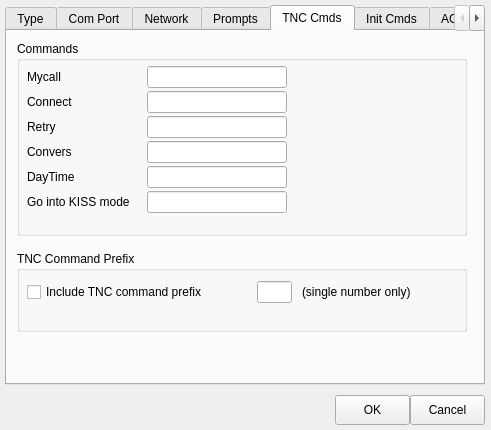
<?xml version="1.0" encoding="UTF-8"?>
<ui version="4.0">
 <class>InterfaceDialogClass</class>
 <widget class="QDialog" name="InterfaceDialogClass">
  <property name="geometry">
   <rect>
    <x>0</x>
    <y>0</y>
    <width>491</width>
    <height>430</height>
   </rect>
  </property>
  <property name="windowTitle">
   <string>InterfaceDialog</string>
  </property>
  <widget class="QTabWidget" name="tabWidget">
   <property name="geometry">
    <rect>
     <x>5</x>
     <y>5</y>
     <width>480</width>
     <height>380</height>
    </rect>
   </property>
   <property name="currentIndex">
    <number>4</number>
   </property>
   <widget class="QWidget" name="tab">
    <attribute name="title">
     <string>Type</string>
    </attribute>
    <widget class="QGroupBox" name="groupBox">
     <property name="geometry">
      <rect>
       <x>10</x>
       <y>10</y>
       <width>375</width>
       <height>120</height>
      </rect>
     </property>
     <property name="title">
      <string>Choose a Name</string>
     </property>
     <widget class="QLabel" name="label_18">
      <property name="geometry">
       <rect>
        <x>15</x>
        <y>30</y>
        <width>100</width>
        <height>16</height>
       </rect>
      </property>
      <property name="text">
       <string>IF name</string>
      </property>
     </widget>
     <widget class="QComboBox" name="cInterfaceName">
      <property name="geometry">
       <rect>
        <x>110</x>
        <y>25</y>
        <width>250</width>
        <height>24</height>
       </rect>
      </property>
     </widget>
     <widget class="QLabel" name="label_19">
      <property name="geometry">
       <rect>
        <x>15</x>
        <y>60</y>
        <width>100</width>
        <height>16</height>
       </rect>
      </property>
      <property name="text">
       <string>Description</string>
      </property>
     </widget>
     <widget class="QPlainTextEdit" name="cDescription">
      <property name="geometry">
       <rect>
        <x>110</x>
        <y>60</y>
        <width>250</width>
        <height>55</height>
       </rect>
      </property>
     </widget>
    </widget>
    <widget class="QPushButton" name="cDelete">
     <property name="geometry">
      <rect>
       <x>395</x>
       <y>155</y>
       <width>75</width>
       <height>30</height>
      </rect>
     </property>
     <property name="text">
      <string>Delete</string>
     </property>
    </widget>
    <widget class="QPushButton" name="cCopy">
     <property name="geometry">
      <rect>
       <x>395</x>
       <y>125</y>
       <width>75</width>
       <height>30</height>
      </rect>
     </property>
     <property name="text">
      <string>Copy</string>
     </property>
    </widget>
    <widget class="QPushButton" name="cNew">
     <property name="geometry">
      <rect>
       <x>395</x>
       <y>95</y>
       <width>75</width>
       <height>30</height>
      </rect>
     </property>
     <property name="text">
      <string>New</string>
     </property>
    </widget>
    <widget class="QGroupBox" name="groupBox_9">
     <property name="geometry">
      <rect>
       <x>10</x>
       <y>130</y>
       <width>375</width>
       <height>110</height>
      </rect>
     </property>
     <property name="title">
      <string>TNS Type</string>
     </property>
     <widget class="QRadioButton" name="cTypeTapr">
      <property name="geometry">
       <rect>
        <x>15</x>
        <y>30</y>
        <width>92</width>
        <height>20</height>
       </rect>
      </property>
      <property name="text">
       <string>TAPR</string>
      </property>
     </widget>
     <widget class="QRadioButton" name="cTypeKiss">
      <property name="geometry">
       <rect>
        <x>15</x>
        <y>55</y>
        <width>92</width>
        <height>20</height>
       </rect>
      </property>
      <property name="text">
       <string>KISS</string>
      </property>
     </widget>
     <widget class="QRadioButton" name="cTypeOther">
      <property name="geometry">
       <rect>
        <x>15</x>
        <y>80</y>
        <width>92</width>
        <height>20</height>
       </rect>
      </property>
      <property name="text">
       <string>Other</string>
      </property>
     </widget>
    </widget>
    <widget class="QGroupBox" name="groupBox_10">
     <property name="geometry">
      <rect>
       <x>10</x>
       <y>240</y>
       <width>375</width>
       <height>110</height>
      </rect>
     </property>
     <property name="title">
      <string>Connection Type</string>
     </property>
     <widget class="QRadioButton" name="cConnectionSerial">
      <property name="geometry">
       <rect>
        <x>15</x>
        <y>30</y>
        <width>200</width>
        <height>20</height>
       </rect>
      </property>
      <property name="text">
       <string>Serial (RS-232 / COM port)</string>
      </property>
     </widget>
     <widget class="QRadioButton" name="cConnectionNetwork">
      <property name="geometry">
       <rect>
        <x>15</x>
        <y>55</y>
        <width>200</width>
        <height>20</height>
       </rect>
      </property>
      <property name="text">
       <string>Network (TCP-IP/UDP)</string>
      </property>
     </widget>
    </widget>
   </widget>
   <widget class="QWidget" name="tab_5">
    <attribute name="title">
     <string>Com Port</string>
    </attribute>
    <widget class="QGroupBox" name="groupBox_5">
     <property name="geometry">
      <rect>
       <x>10</x>
       <y>10</y>
       <width>450</width>
       <height>196</height>
      </rect>
     </property>
     <property name="title">
      <string>Comm Port Settings</string>
     </property>
     <widget class="QComboBox" name="cStopBits">
      <property name="geometry">
       <rect>
        <x>110</x>
        <y>125</y>
        <width>90</width>
        <height>24</height>
       </rect>
      </property>
      <item>
       <property name="text">
        <string>1</string>
       </property>
      </item>
      <item>
       <property name="text">
        <string>1.5</string>
       </property>
      </item>
      <item>
       <property name="text">
        <string>2</string>
       </property>
      </item>
     </widget>
     <widget class="QComboBox" name="cComPort">
      <property name="geometry">
       <rect>
        <x>110</x>
        <y>25</y>
        <width>325</width>
        <height>24</height>
       </rect>
      </property>
     </widget>
     <widget class="QLabel" name="label_15">
      <property name="geometry">
       <rect>
        <x>15</x>
        <y>80</y>
        <width>90</width>
        <height>16</height>
       </rect>
      </property>
      <property name="text">
       <string>Parity</string>
      </property>
     </widget>
     <widget class="QLabel" name="label_12">
      <property name="geometry">
       <rect>
        <x>15</x>
        <y>30</y>
        <width>90</width>
        <height>16</height>
       </rect>
      </property>
      <property name="text">
       <string>Com port</string>
      </property>
     </widget>
     <widget class="QComboBox" name="cBaud">
      <property name="geometry">
       <rect>
        <x>110</x>
        <y>50</y>
        <width>90</width>
        <height>24</height>
       </rect>
      </property>
      <item>
       <property name="text">
        <string>110</string>
       </property>
      </item>
      <item>
       <property name="text">
        <string>300</string>
       </property>
      </item>
      <item>
       <property name="text">
        <string>600</string>
       </property>
      </item>
      <item>
       <property name="text">
        <string>1200</string>
       </property>
      </item>
      <item>
       <property name="text">
        <string>2400</string>
       </property>
      </item>
      <item>
       <property name="text">
        <string>4800</string>
       </property>
      </item>
      <item>
       <property name="text">
        <string>9600</string>
       </property>
      </item>
      <item>
       <property name="text">
        <string>14400</string>
       </property>
      </item>
      <item>
       <property name="text">
        <string>19200</string>
       </property>
      </item>
      <item>
       <property name="text">
        <string>38400</string>
       </property>
      </item>
      <item>
       <property name="text">
        <string>57600</string>
       </property>
      </item>
      <item>
       <property name="text">
        <string>115200</string>
       </property>
      </item>
      <item>
       <property name="text">
        <string>128000</string>
       </property>
      </item>
      <item>
       <property name="text">
        <string>256000</string>
       </property>
      </item>
     </widget>
     <widget class="QComboBox" name="cDataBits">
      <property name="geometry">
       <rect>
        <x>110</x>
        <y>100</y>
        <width>90</width>
        <height>24</height>
       </rect>
      </property>
      <item>
       <property name="text">
        <string>5</string>
       </property>
      </item>
      <item>
       <property name="text">
        <string>6</string>
       </property>
      </item>
      <item>
       <property name="text">
        <string>7</string>
       </property>
      </item>
      <item>
       <property name="text">
        <string>8</string>
       </property>
      </item>
     </widget>
     <widget class="QComboBox" name="cParity">
      <property name="geometry">
       <rect>
        <x>110</x>
        <y>75</y>
        <width>90</width>
        <height>24</height>
       </rect>
      </property>
      <item>
       <property name="text">
        <string>Even</string>
       </property>
      </item>
      <item>
       <property name="text">
        <string>Odd</string>
       </property>
      </item>
      <item>
       <property name="text">
        <string>None</string>
       </property>
      </item>
      <item>
       <property name="text">
        <string>Mark</string>
       </property>
      </item>
      <item>
       <property name="text">
        <string>Space</string>
       </property>
      </item>
     </widget>
     <widget class="QLabel" name="label_16">
      <property name="geometry">
       <rect>
        <x>15</x>
        <y>130</y>
        <width>90</width>
        <height>16</height>
       </rect>
      </property>
      <property name="text">
       <string>Stop bits</string>
      </property>
     </widget>
     <widget class="QLabel" name="label_13">
      <property name="geometry">
       <rect>
        <x>15</x>
        <y>55</y>
        <width>90</width>
        <height>16</height>
       </rect>
      </property>
      <property name="text">
       <string>Baud</string>
      </property>
     </widget>
     <widget class="QLabel" name="label_14">
      <property name="geometry">
       <rect>
        <x>15</x>
        <y>105</y>
        <width>90</width>
        <height>16</height>
       </rect>
      </property>
      <property name="text">
       <string>Data bits</string>
      </property>
     </widget>
     <widget class="QComboBox" name="cFlowControl">
      <property name="geometry">
       <rect>
        <x>110</x>
        <y>150</y>
        <width>90</width>
        <height>24</height>
       </rect>
      </property>
      <item>
       <property name="text">
        <string>None</string>
       </property>
      </item>
      <item>
       <property name="text">
        <string>RTS/CTS</string>
       </property>
      </item>
     </widget>
     <widget class="QLabel" name="label_17">
      <property name="geometry">
       <rect>
        <x>15</x>
        <y>155</y>
        <width>90</width>
        <height>16</height>
       </rect>
      </property>
      <property name="text">
       <string>Flow control</string>
      </property>
     </widget>
    </widget>
   </widget>
   <widget class="QWidget" name="tab_7">
    <attribute name="title">
     <string>Network</string>
    </attribute>
    <widget class="QGroupBox" name="groupBox_8">
     <property name="geometry">
      <rect>
       <x>10</x>
       <y>10</y>
       <width>450</width>
       <height>310</height>
      </rect>
     </property>
     <property name="title">
      <string>Network Settings</string>
     </property>
     <widget class="QLineEdit" name="cNetworkPort">
      <property name="geometry">
       <rect>
        <x>110</x>
        <y>55</y>
        <width>150</width>
        <height>22</height>
       </rect>
      </property>
     </widget>
     <widget class="QLabel" name="label_24">
      <property name="geometry">
       <rect>
        <x>15</x>
        <y>35</y>
        <width>100</width>
        <height>16</height>
       </rect>
      </property>
      <property name="text">
       <string>IP address</string>
      </property>
     </widget>
     <widget class="QLineEdit" name="cNetworkIpAddreess">
      <property name="geometry">
       <rect>
        <x>110</x>
        <y>30</y>
        <width>150</width>
        <height>22</height>
       </rect>
      </property>
     </widget>
     <widget class="QLabel" name="label_26">
      <property name="geometry">
       <rect>
        <x>15</x>
        <y>60</y>
        <width>100</width>
        <height>16</height>
       </rect>
      </property>
      <property name="text">
       <string>Port</string>
      </property>
     </widget>
    </widget>
   </widget>
   <widget class="QWidget" name="tab_2">
    <attribute name="title">
     <string>Prompts</string>
    </attribute>
    <widget class="QGroupBox" name="groupBox_2">
     <property name="geometry">
      <rect>
       <x>10</x>
       <y>10</y>
       <width>450</width>
       <height>136</height>
      </rect>
     </property>
     <property name="title">
      <string>Prompts</string>
     </property>
     <widget class="QLabel" name="label_3">
      <property name="geometry">
       <rect>
        <x>15</x>
        <y>30</y>
        <width>95</width>
        <height>16</height>
       </rect>
      </property>
      <property name="text">
       <string>Command</string>
      </property>
     </widget>
     <widget class="QLabel" name="label_4">
      <property name="geometry">
       <rect>
        <x>15</x>
        <y>55</y>
        <width>95</width>
        <height>16</height>
       </rect>
      </property>
      <property name="text">
       <string>Timeout</string>
      </property>
     </widget>
     <widget class="QLabel" name="label_5">
      <property name="geometry">
       <rect>
        <x>15</x>
        <y>80</y>
        <width>95</width>
        <height>16</height>
       </rect>
      </property>
      <property name="text">
       <string>Connected</string>
      </property>
     </widget>
     <widget class="QLineEdit" name="cPromptCommand">
      <property name="geometry">
       <rect>
        <x>110</x>
        <y>25</y>
        <width>150</width>
        <height>22</height>
       </rect>
      </property>
     </widget>
     <widget class="QLineEdit" name="cPromptTimeout">
      <property name="geometry">
       <rect>
        <x>110</x>
        <y>50</y>
        <width>150</width>
        <height>22</height>
       </rect>
      </property>
     </widget>
     <widget class="QLineEdit" name="cPromptConnected">
      <property name="geometry">
       <rect>
        <x>110</x>
        <y>75</y>
        <width>150</width>
        <height>22</height>
       </rect>
      </property>
     </widget>
     <widget class="QLabel" name="label_6">
      <property name="geometry">
       <rect>
        <x>15</x>
        <y>105</y>
        <width>95</width>
        <height>16</height>
       </rect>
      </property>
      <property name="text">
       <string>Disconnected</string>
      </property>
     </widget>
     <widget class="QLineEdit" name="cPromptDisconnected">
      <property name="geometry">
       <rect>
        <x>110</x>
        <y>100</y>
        <width>150</width>
        <height>22</height>
       </rect>
      </property>
     </widget>
    </widget>
   </widget>
   <widget class="QWidget" name="tab_3">
    <attribute name="title">
     <string>TNC Cmds</string>
    </attribute>
    <widget class="QGroupBox" name="groupBox_3">
     <property name="geometry">
      <rect>
       <x>10</x>
       <y>10</y>
       <width>450</width>
       <height>195</height>
      </rect>
     </property>
     <property name="title">
      <string>Commands</string>
     </property>
     <widget class="QLabel" name="label_7">
      <property name="geometry">
       <rect>
        <x>10</x>
        <y>25</y>
        <width>120</width>
        <height>22</height>
       </rect>
      </property>
      <property name="text">
       <string>Mycall</string>
      </property>
     </widget>
     <widget class="QLabel" name="label_8">
      <property name="geometry">
       <rect>
        <x>10</x>
        <y>50</y>
        <width>120</width>
        <height>22</height>
       </rect>
      </property>
      <property name="text">
       <string>Connect</string>
      </property>
     </widget>
     <widget class="QLabel" name="label_9">
      <property name="geometry">
       <rect>
        <x>10</x>
        <y>75</y>
        <width>120</width>
        <height>22</height>
       </rect>
      </property>
      <property name="text">
       <string>Retry</string>
      </property>
     </widget>
     <widget class="QLabel" name="label_10">
      <property name="geometry">
       <rect>
        <x>10</x>
        <y>100</y>
        <width>120</width>
        <height>22</height>
       </rect>
      </property>
      <property name="text">
       <string>Convers</string>
      </property>
     </widget>
     <widget class="QLabel" name="label_11">
      <property name="geometry">
       <rect>
        <x>10</x>
        <y>125</y>
        <width>120</width>
        <height>22</height>
       </rect>
      </property>
      <property name="text">
       <string>DayTime</string>
      </property>
     </widget>
     <widget class="QLineEdit" name="cCommandMyCall">
      <property name="geometry">
       <rect>
        <x>130</x>
        <y>25</y>
        <width>140</width>
        <height>22</height>
       </rect>
      </property>
     </widget>
     <widget class="QLineEdit" name="cCommandConnect">
      <property name="geometry">
       <rect>
        <x>130</x>
        <y>50</y>
        <width>140</width>
        <height>22</height>
       </rect>
      </property>
     </widget>
     <widget class="QLineEdit" name="cCommandRetry">
      <property name="geometry">
       <rect>
        <x>130</x>
        <y>75</y>
        <width>140</width>
        <height>22</height>
       </rect>
      </property>
     </widget>
     <widget class="QLineEdit" name="cCommandConvers">
      <property name="geometry">
       <rect>
        <x>130</x>
        <y>100</y>
        <width>140</width>
        <height>22</height>
       </rect>
      </property>
     </widget>
     <widget class="QLineEdit" name="cCommandDayTime">
      <property name="geometry">
       <rect>
        <x>130</x>
        <y>125</y>
        <width>140</width>
        <height>22</height>
       </rect>
      </property>
     </widget>
     <widget class="QLabel" name="label_21">
      <property name="geometry">
       <rect>
        <x>10</x>
        <y>150</y>
        <width>120</width>
        <height>22</height>
       </rect>
      </property>
      <property name="text">
       <string>Go into KISS mode</string>
      </property>
     </widget>
     <widget class="QLineEdit" name="cCommandKissMode">
      <property name="geometry">
       <rect>
        <x>130</x>
        <y>150</y>
        <width>140</width>
        <height>22</height>
       </rect>
      </property>
     </widget>
    </widget>
    <widget class="QGroupBox" name="groupBox_7">
     <property name="geometry">
      <rect>
       <x>10</x>
       <y>220</y>
       <width>450</width>
       <height>81</height>
      </rect>
     </property>
     <property name="title">
      <string>TNC Command Prefix</string>
     </property>
     <widget class="QCheckBox" name="cIncludeCommandPrefix">
      <property name="geometry">
       <rect>
        <x>10</x>
        <y>30</y>
        <width>230</width>
        <height>22</height>
       </rect>
      </property>
      <property name="text">
       <string>Include TNC command prefix</string>
      </property>
     </widget>
     <widget class="QLineEdit" name="cCommandPrefix">
      <property name="geometry">
       <rect>
        <x>240</x>
        <y>30</y>
        <width>35</width>
        <height>22</height>
       </rect>
      </property>
     </widget>
     <widget class="QLabel" name="label_20">
      <property name="geometry">
       <rect>
        <x>285</x>
        <y>30</y>
        <width>145</width>
        <height>22</height>
       </rect>
      </property>
      <property name="text">
       <string>(single number only)</string>
      </property>
     </widget>
    </widget>
   </widget>
   <widget class="QWidget" name="tab_4">
    <attribute name="title">
     <string>Init Cmds</string>
    </attribute>
    <widget class="QGroupBox" name="groupBox_4">
     <property name="geometry">
      <rect>
       <x>10</x>
       <y>10</y>
       <width>450</width>
       <height>330</height>
      </rect>
     </property>
     <property name="title">
      <string>Initialization Commands</string>
     </property>
     <widget class="QRadioButton" name="cNeverSendInitCommands">
      <property name="geometry">
       <rect>
        <x>10</x>
        <y>25</y>
        <width>425</width>
        <height>20</height>
       </rect>
      </property>
      <property name="text">
       <string>Never send TNC initalization commands</string>
      </property>
     </widget>
     <widget class="QRadioButton" name="cAlwaysSendInitCommands">
      <property name="geometry">
       <rect>
        <x>10</x>
        <y>50</y>
        <width>425</width>
        <height>40</height>
       </rect>
      </property>
      <property name="text">
       <string>Send TNC initialization commands for every
Send/Recevive (S/R) session</string>
      </property>
     </widget>
     <widget class="QLabel" name="label">
      <property name="geometry">
       <rect>
        <x>15</x>
        <y>105</y>
        <width>175</width>
        <height>16</height>
       </rect>
      </property>
      <property name="text">
       <string>Cmds to send before S/R</string>
      </property>
     </widget>
     <widget class="QLabel" name="label_2">
      <property name="geometry">
       <rect>
        <x>230</x>
        <y>105</y>
        <width>175</width>
        <height>16</height>
       </rect>
      </property>
      <property name="text">
       <string>Cmds to send after S/R</string>
      </property>
     </widget>
     <widget class="QPlainTextEdit" name="cCommandsBefore">
      <property name="geometry">
       <rect>
        <x>20</x>
        <y>130</y>
        <width>150</width>
        <height>185</height>
       </rect>
      </property>
     </widget>
     <widget class="QPlainTextEdit" name="cCommandsAfter">
      <property name="geometry">
       <rect>
        <x>235</x>
        <y>130</y>
        <width>150</width>
        <height>185</height>
       </rect>
      </property>
     </widget>
    </widget>
   </widget>
   <widget class="QWidget" name="tab_6">
    <attribute name="title">
     <string>AGWPE</string>
    </attribute>
    <widget class="QGroupBox" name="groupBox_6">
     <property name="geometry">
      <rect>
       <x>10</x>
       <y>10</y>
       <width>450</width>
       <height>310</height>
      </rect>
     </property>
     <property name="title">
      <string>GroupBox</string>
     </property>
    </widget>
   </widget>
  </widget>
  <widget class="QPushButton" name="cOK">
   <property name="geometry">
    <rect>
     <x>335</x>
     <y>395</y>
     <width>75</width>
     <height>30</height>
    </rect>
   </property>
   <property name="text">
    <string>OK</string>
   </property>
  </widget>
  <widget class="QPushButton" name="cCancel">
   <property name="geometry">
    <rect>
     <x>410</x>
     <y>395</y>
     <width>75</width>
     <height>30</height>
    </rect>
   </property>
   <property name="text">
    <string>Cancel</string>
   </property>
  </widget>
 </widget>
 <layoutdefault spacing="6" margin="11"/>
 <tabstops>
  <tabstop>tabWidget</tabstop>
  <tabstop>cFlowControl</tabstop>
  <tabstop>cPromptCommand</tabstop>
  <tabstop>cPromptTimeout</tabstop>
  <tabstop>cPromptConnected</tabstop>
  <tabstop>cPromptDisconnected</tabstop>
  <tabstop>cCommandMyCall</tabstop>
  <tabstop>cCommandConnect</tabstop>
  <tabstop>cCommandRetry</tabstop>
  <tabstop>cCommandConvers</tabstop>
  <tabstop>cCommandDayTime</tabstop>
  <tabstop>cNeverSendInitCommands</tabstop>
  <tabstop>cAlwaysSendInitCommands</tabstop>
  <tabstop>cComPort</tabstop>
  <tabstop>cBaud</tabstop>
  <tabstop>cParity</tabstop>
  <tabstop>cDataBits</tabstop>
  <tabstop>cStopBits</tabstop>
 </tabstops>
 <resources/>
 <connections>
  <connection>
   <sender>cOK</sender>
   <signal>clicked()</signal>
   <receiver>InterfaceDialogClass</receiver>
   <slot>accept()</slot>
   <hints>
    <hint type="sourcelabel">
     <x>409</x>
     <y>404</y>
    </hint>
    <hint type="destinationlabel">
     <x>344</x>
     <y>401</y>
    </hint>
   </hints>
  </connection>
  <connection>
   <sender>cCancel</sender>
   <signal>clicked()</signal>
   <receiver>InterfaceDialogClass</receiver>
   <slot>reject()</slot>
   <hints>
    <hint type="sourcelabel">
     <x>484</x>
     <y>404</y>
    </hint>
    <hint type="destinationlabel">
     <x>489</x>
     <y>404</y>
    </hint>
   </hints>
  </connection>
 </connections>
</ui>
